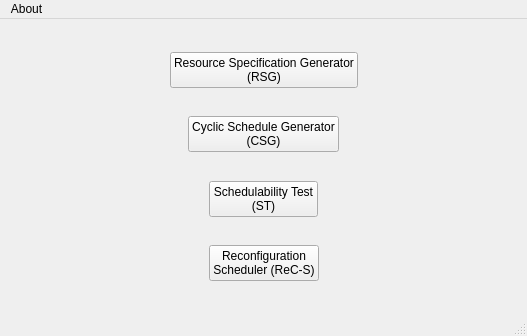
<?xml version="1.0" encoding="UTF-8"?>
<ui version="4.0">
 <class>MainWindow</class>
 <widget class="QMainWindow" name="MainWindow">
  <property name="windowModality">
   <enum>Qt::ApplicationModal</enum>
  </property>
  <property name="geometry">
   <rect>
    <x>0</x>
    <y>0</y>
    <width>527</width>
    <height>336</height>
   </rect>
  </property>
  <property name="minimumSize">
   <size>
    <width>447</width>
    <height>270</height>
   </size>
  </property>
  <property name="windowTitle">
   <string>RRP Toolset</string>
  </property>
  <widget class="QWidget" name="centralWidget">
   <layout class="QVBoxLayout" name="verticalLayout">
    <item>
     <spacer name="verticalSpacer">
      <property name="orientation">
       <enum>Qt::Vertical</enum>
      </property>
      <property name="sizeHint" stdset="0">
       <size>
        <width>20</width>
        <height>40</height>
       </size>
      </property>
     </spacer>
    </item>
    <item>
     <layout class="QHBoxLayout" name="horizontalLayout">
      <item>
       <spacer name="horizontalSpacer">
        <property name="orientation">
         <enum>Qt::Horizontal</enum>
        </property>
        <property name="sizeHint" stdset="0">
         <size>
          <width>40</width>
          <height>20</height>
         </size>
        </property>
       </spacer>
      </item>
      <item>
       <widget class="QPushButton" name="rsgButton">
        <property name="sizePolicy">
         <sizepolicy hsizetype="Minimum" vsizetype="Preferred">
          <horstretch>0</horstretch>
          <verstretch>0</verstretch>
         </sizepolicy>
        </property>
        <property name="text">
         <string>Resource Specification Generator
(RSG)</string>
        </property>
       </widget>
      </item>
      <item>
       <spacer name="horizontalSpacer_2">
        <property name="orientation">
         <enum>Qt::Horizontal</enum>
        </property>
        <property name="sizeHint" stdset="0">
         <size>
          <width>40</width>
          <height>20</height>
         </size>
        </property>
       </spacer>
      </item>
     </layout>
    </item>
    <item>
     <spacer name="verticalSpacer_4">
      <property name="orientation">
       <enum>Qt::Vertical</enum>
      </property>
      <property name="sizeHint" stdset="0">
       <size>
        <width>20</width>
        <height>40</height>
       </size>
      </property>
     </spacer>
    </item>
    <item>
     <layout class="QHBoxLayout" name="horizontalLayout_2">
      <item>
       <spacer name="horizontalSpacer_3">
        <property name="orientation">
         <enum>Qt::Horizontal</enum>
        </property>
        <property name="sizeHint" stdset="0">
         <size>
          <width>40</width>
          <height>20</height>
         </size>
        </property>
       </spacer>
      </item>
      <item>
       <widget class="QPushButton" name="ascButton">
        <property name="sizePolicy">
         <sizepolicy hsizetype="Minimum" vsizetype="Preferred">
          <horstretch>0</horstretch>
          <verstretch>0</verstretch>
         </sizepolicy>
        </property>
        <property name="text">
         <string>Cyclic Schedule Generator
(CSG)</string>
        </property>
       </widget>
      </item>
      <item>
       <spacer name="horizontalSpacer_4">
        <property name="orientation">
         <enum>Qt::Horizontal</enum>
        </property>
        <property name="sizeHint" stdset="0">
         <size>
          <width>40</width>
          <height>20</height>
         </size>
        </property>
       </spacer>
      </item>
     </layout>
    </item>
    <item>
     <spacer name="verticalSpacer_3">
      <property name="orientation">
       <enum>Qt::Vertical</enum>
      </property>
      <property name="sizeHint" stdset="0">
       <size>
        <width>20</width>
        <height>40</height>
       </size>
      </property>
     </spacer>
    </item>
    <item>
     <layout class="QHBoxLayout" name="horizontalLayout_3">
      <item>
       <spacer name="horizontalSpacer_5">
        <property name="orientation">
         <enum>Qt::Horizontal</enum>
        </property>
        <property name="sizeHint" stdset="0">
         <size>
          <width>40</width>
          <height>20</height>
         </size>
        </property>
       </spacer>
      </item>
      <item>
       <widget class="QPushButton" name="schedulabilityButton">
        <property name="sizePolicy">
         <sizepolicy hsizetype="Minimum" vsizetype="Preferred">
          <horstretch>0</horstretch>
          <verstretch>0</verstretch>
         </sizepolicy>
        </property>
        <property name="text">
         <string>Schedulability Test
(ST)</string>
        </property>
       </widget>
      </item>
      <item>
       <spacer name="horizontalSpacer_6">
        <property name="orientation">
         <enum>Qt::Horizontal</enum>
        </property>
        <property name="sizeHint" stdset="0">
         <size>
          <width>40</width>
          <height>20</height>
         </size>
        </property>
       </spacer>
      </item>
     </layout>
    </item>
    <item>
     <spacer name="verticalSpacer_5">
      <property name="orientation">
       <enum>Qt::Vertical</enum>
      </property>
      <property name="sizeHint" stdset="0">
       <size>
        <width>20</width>
        <height>40</height>
       </size>
      </property>
     </spacer>
    </item>
    <item>
     <spacer name="verticalSpacer_2">
      <property name="orientation">
       <enum>Qt::Vertical</enum>
      </property>
      <property name="sizeHint" stdset="0">
       <size>
        <width>20</width>
        <height>0</height>
       </size>
      </property>
     </spacer>
    </item>
    <item>
     <layout class="QHBoxLayout" name="horizontalLayout_4">
      <item>
       <spacer name="horizontalSpacer_7">
        <property name="orientation">
         <enum>Qt::Horizontal</enum>
        </property>
        <property name="sizeHint" stdset="0">
         <size>
          <width>40</width>
          <height>20</height>
         </size>
        </property>
       </spacer>
      </item>
      <item>
       <widget class="QPushButton" name="reconfButton">
        <property name="text">
         <string>Reconfiguration
Scheduler (ReC-S)</string>
        </property>
       </widget>
      </item>
      <item>
       <spacer name="horizontalSpacer_8">
        <property name="orientation">
         <enum>Qt::Horizontal</enum>
        </property>
        <property name="sizeHint" stdset="0">
         <size>
          <width>40</width>
          <height>20</height>
         </size>
        </property>
       </spacer>
      </item>
     </layout>
    </item>
    <item>
     <spacer name="verticalSpacer_6">
      <property name="orientation">
       <enum>Qt::Vertical</enum>
      </property>
      <property name="sizeHint" stdset="0">
       <size>
        <width>20</width>
        <height>40</height>
       </size>
      </property>
     </spacer>
    </item>
   </layout>
  </widget>
  <widget class="QStatusBar" name="statusBar"/>
  <widget class="QMenuBar" name="menuBar">
   <property name="geometry">
    <rect>
     <x>0</x>
     <y>0</y>
     <width>527</width>
     <height>22</height>
    </rect>
   </property>
   <widget class="QMenu" name="menuAbout">
    <property name="title">
     <string>About</string>
    </property>
    <addaction name="actionRSG"/>
    <addaction name="actionASG"/>
    <addaction name="actionST"/>
    <addaction name="actionRRP_model"/>
   </widget>
   <addaction name="menuAbout"/>
  </widget>
  <action name="actionRSG">
   <property name="text">
    <string>Resource Specification Generator</string>
   </property>
  </action>
  <action name="actionASG">
   <property name="text">
    <string>Cyclic Schedule Generator</string>
   </property>
  </action>
  <action name="actionST">
   <property name="text">
    <string>Schedulability Test</string>
   </property>
  </action>
  <action name="actionRRP_model">
   <property name="text">
    <string>RRP model</string>
   </property>
  </action>
 </widget>
 <layoutdefault spacing="6" margin="11"/>
 <resources/>
 <connections/>
</ui>
